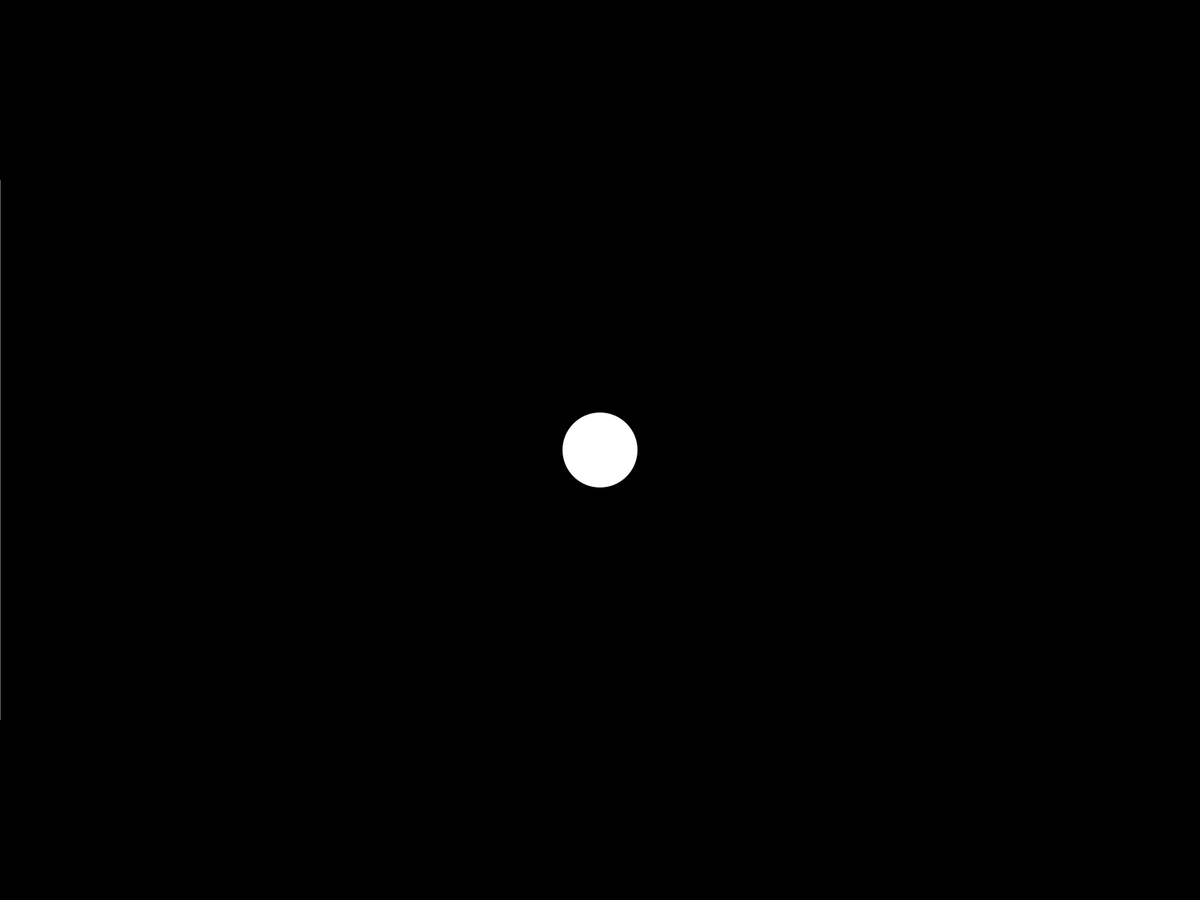
Frame 1 (no input)
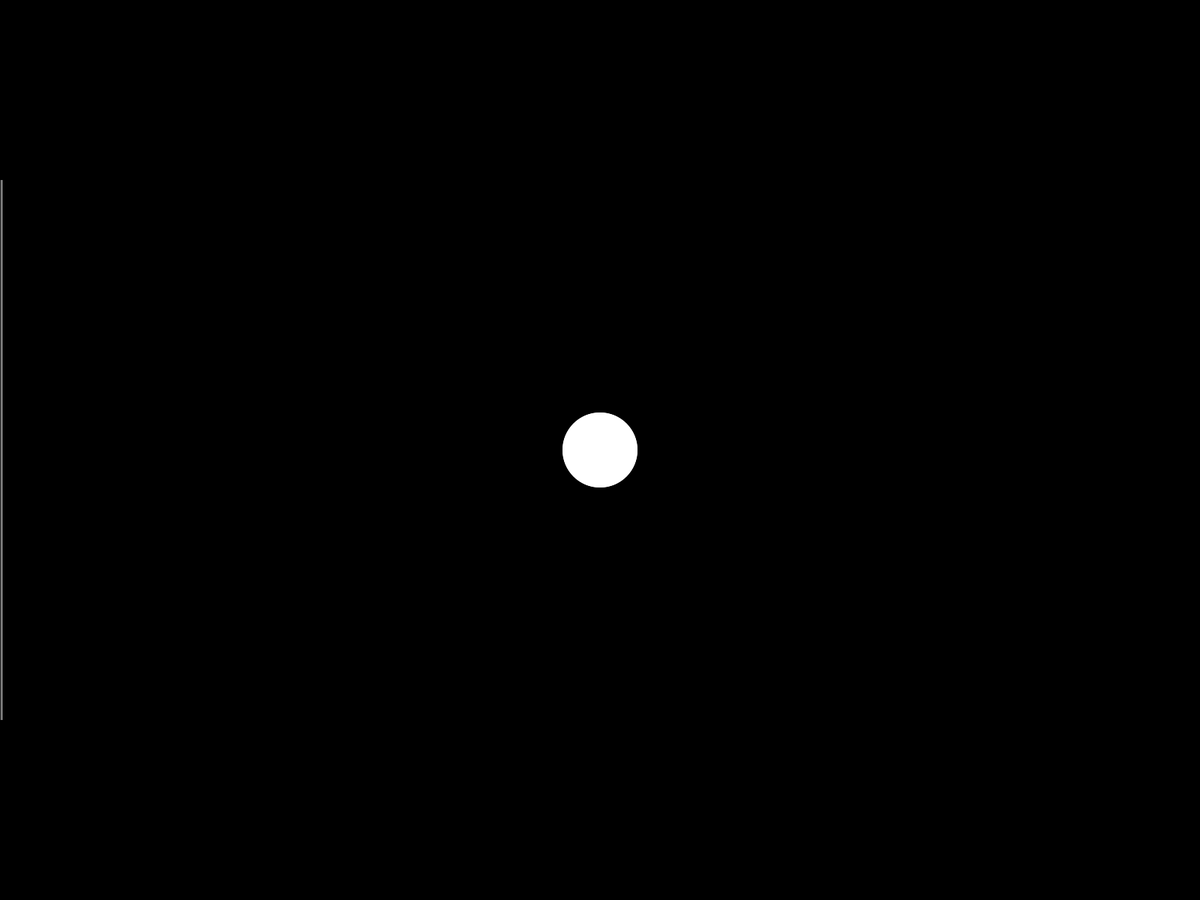
Frame 2 (the mouse pressed at the canvas centre, redrawn once)

The Processing sketch that drew these frames (run headless with seeded random() and noise(); the mouse was pressed at the canvas centre and the sketch redrawn once):

// Processing sketch: test1
// ── test1.pde
int x = 0;

void setup() {
  fullScreen();
  background(0);
  noStroke();
  fill(102);
  noLoop();
}

void draw() {
  rect(x, height*0.2, 1, height*0.6); 
  x = x + 2;
  fill(255);
  ellipse(width/2,height/2,100,100);
  noSmooth();
  point(30, 20, -50);
  point(85, 20, -50);
  point(85, 75, -50);
  point(30, 75, -50);
}
